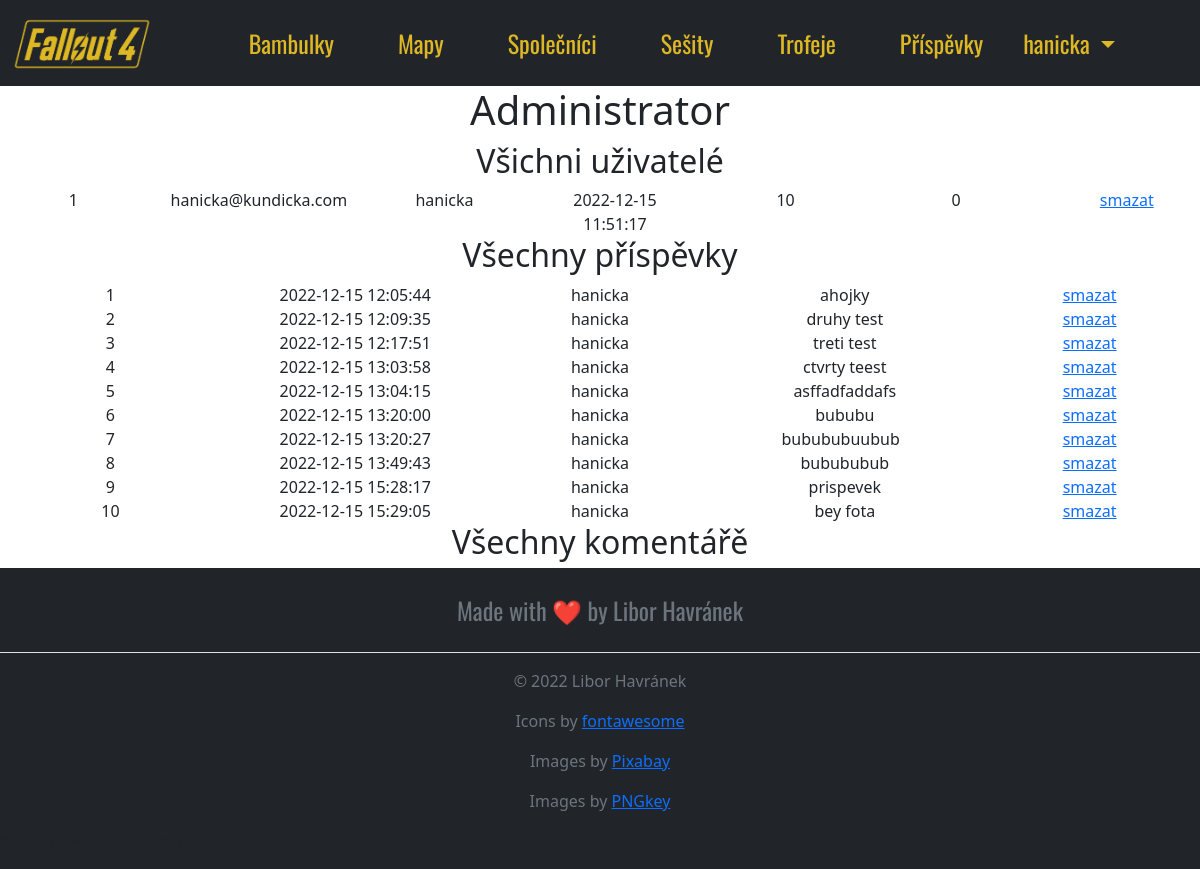
Page /admin (signed in) on the earlier database version.
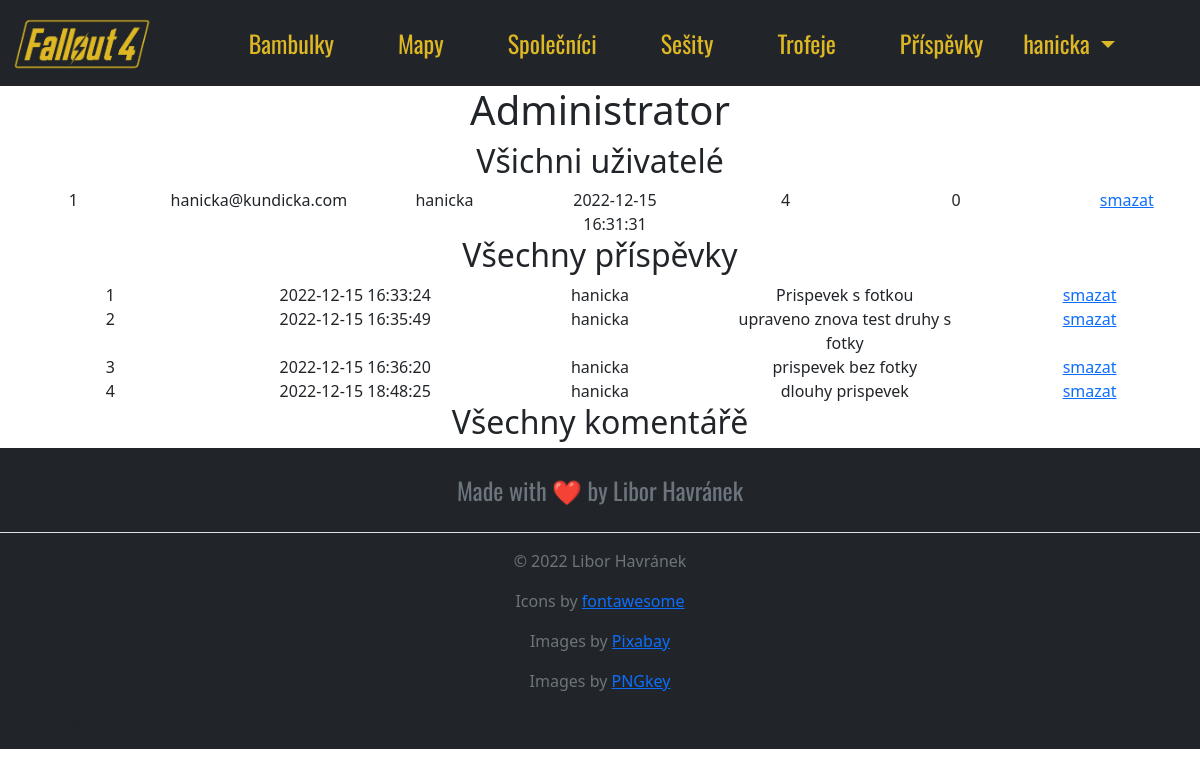
Same page on the later database version.
### website/models.py (models this page shows)
class User(db.Model, UserMixin):
    id = db.Column(db.Integer, primary_key=True)
    email = db.Column(db.String(150), unique=True)
    username = db.Column(db.String(150), unique=True)
    password = db.Column(db.String(150))
    date_created = db.Column(db.DateTime(timezone=True), default=func.now())
    posts = db.relationship('Post', backref='user', cascade="all, delete")
    comments = db.relationship('Comment', backref='user', cascade="all, delete")
    likes = db.relationship('Like', backref='user', passive_deletes=True)
    dislikes = db.relationship('Dislike', backref='user', passive_deletes=True)

class Post(db.Model):
    id = db.Column(db.Integer, primary_key=True)
    text = db.Column(db.Text, nullable=False)
    title = db.Column(db.String(150), nullable=False)
    post_pic = db.Column(db.String(150), nullable=True)
    date_created = db.Column(db.DateTime(timezone=True), default=func.now())
    author = db.Column(db.Integer, db.ForeignKey('user.id', ondelete="CASCADE"), nullable=False)
    comments = db.relationship('Comment', backref='post', passive_deletes=True)
    likes = db.relationship('Like', backref='post', passive_deletes=True)
    dislikes = db.relationship('Dislike', backref='post', passive_deletes=True)

### website/views.py (the view)
@views.route('/admin')
@login_required
def admin():
    users = User.query.order_by(User.date_created)
    posts = Post.query.order_by(Post.date_created)
    comments= Comment.query.order_by(Comment.date_created)
    return render_template('admin.html', user=current_user, users=users, posts=posts, comments=comments)

### website/__init__.py (called while the page is built)
def create_app():
    app = Flask(__name__)
    app.config['SECRET_KEY']= 'key'
    app.config['SQLALCHEMY_DATABASE_URI'] = f'sqlite:///{DB_NAME}'
    db.init_app(app)
    UPLOAD_FOLDER = 'website/static/images/uploads'
    app.config['UPLOAD_FOLDER'] = UPLOAD_FOLDER
    from .views import views
    from .auth import auth
    app.register_blueprint(views, url_prefix=('/'))
    app.register_blueprint(auth, url_prefix=('/'))
    from .models import User, Post, Comment, Like, Dislike
    create_database(app)
    login_manager = LoginManager()
    login_manager.login_view = 'auth.login'
    login_manager.init_app(app)
    ckeditor = CKEditor(app)
    @login_manager.user_loader
    def load_user(id):
        return User.query.get(int(id))
    return app

### website/templates/admin.html (shortened to what this page needs)
{% extends 'base.html' %}
{% block content %}
<center>
<h1>Administrator</h1>
<h2>Všichni uživatelé</h2>
{% for user in users%}
<div class="row">
    <div class="col">{{user.id}}</div>
    <div class="col">{{user.email}}</div>
    <div class="col">{{user.username}}</div>
    <div class="col">{{user.date_created}}</div>
    <div class="col">{{user.posts|length}}</div>
    <div class="col">{{user.comments|length}}</div>
    <div class="col"><a href="/delete_user/{{user.id}}">smazat</a></div>
</div>
{% endfor %}
<h2>Všechny příspěvky</h2>
{% for post in posts%}
<div class="row">
    <div class="col">{{post.id}}</div>
    <div class="col">{{post.date_created}}</div>
    <div class="col">{{post.user.username}}</div>
    <div class="col">{{post.title}}</div>
    <div class="col"><a href="/delete_post/{{post.id}}">smazat</a></div>
</div>
{% endfor %}
<h2>Všechny komentářě </h2>
</center>
{% endblock %}

### website/templates/base.html (shortened to what this page needs)
<!doctype html>
<html lang="en">
  <head>
    <link href="https://cdn.jsdelivr.net/npm/bootstrap@5.2.3/dist/css/bootstrap.min.css" rel="stylesheet">
    <link rel="stylesheet" href="{{url_for('static', filename='css/style.css')}}">
    <link rel="stylesheet" href="{{url_for('static', filename='css/bobblehead.css')}}">
    <link rel="stylesheet" href="{{url_for('static', filename='css/profile.css')}}">
    <link rel="stylesheet" href="{{url_for('static', filename='css/trophy.css')}}">
    <link rel="stylesheet" href="{{url_for('static', filename='css/bobbleheadsmap.css')}}">
    <link rel="stylesheet" href="{{url_for('static', filename='css/maps.css')}}">
    <link rel="stylesheet" href="{{url_for('static', filename='css/loginregistrpost.css')}}">
  </head>
  <body>
    {% include 'navbar.html' %}
    {% block content %}
    {% endblock content %}
  </body>
  <footer class="py-3 my-4 bg-dark paticka">
    <ul class="nav justify-content-center border-bottom pb-3 mb-3">
      <li class="nav-item"><a href="#" class="nav-link px-2 text-muted">Made with ❤️ by Libor Havránek</a></li>
    </ul>
    <p class="text-center text-muted">© 2022 Libor Havránek</p>
    <p class="text-center text-muted">Icons by <a href="https://fontawesome.com/">fontawesome</a></p>
    <p class="text-center text-muted">Images by <a href="https://pixabay.com/">Pixabay</a></p>
    <p class="text-center text-muted">Images by <a href="https://www.pngkey.com/">PNGkey</a></p>
  </footer>
</html>

### website/templates/navbar.html (shortened to what this page needs)
<nav class="navbar navbar-expand-lg bg-dark">
    <div class="container-fluid">
      <a href="/home"> <img class="fallout-logo" src="{{url_for('static', filename='images/logo.png')}}" alt="Bootstrap"></a>
      <div class="collapse navbar-collapse  justify-content-center" id="navbarNav">
        <ul class="navbar-nav">
          <li class="nav-item px-4">
            <a class="nav-link" aria-current="page" href="/bobbleheads">Bambulky</a>
          </li>
          <li class="nav-item px-4">
            <a class="nav-link" href="/maps">Mapy</a>
          </li>
          <li class="nav-item px-4">
            <a class="nav-link" href="#">Společníci</a>
          </li>
          <li class="nav-item px-4">
            <a class="nav-link" href="#">Sešity</a>
          </li>
            <li class="nav-item px-4">
              <a class="nav-link" href="/trophy">Trofeje</a>
            </li>
            <li class="nav-item px-4">
              <a class="nav-link" href="/post_board">Příspěvky</a>
            </li>
            <li class="nav-item dropdown">
                <a class="nav-link dropdown-toggle" href="#" role="button" data-bs-toggle="dropdown" aria-expanded="false">
                  {% if user.is_authenticated %}
                  {{current_user.username}}
                  {% else %}
                  Přihlášení
                  {% endif %}
                </a>
        </li>
        </ul>
      </div>
    </div>
  </nav>

### website/static/css/style.css (style rules this page uses)
.fallout-logo { width: 140px; height: 70px; }
.nav-link { color: rgb(221,183,36); font-family: 'Oswald', sans-serif; font-size: 2vw; }
.paticka { margin-top: -1px !important; margin-bottom: -1px !important; }

Differences in the rows shown:
removed Post: id "5", date_created "2022-12-15 13:04:15", user.username "hanicka", title "asffadfaddafs"
removed Post: id "6", date_created "2022-12-15 13:20:00", user.username "hanicka", title "bububu"
removed Post: id "7", date_created "2022-12-15 13:20:27", user.username "hanicka", title "bubububuubub"
removed Post: id "8", date_created "2022-12-15 13:49:43", user.username "hanicka", title "bubububub"
removed Post: id "9", date_created "2022-12-15 15:28:17", user.username "hanicka", title "prispevek"
removed Post: id "10", date_created "2022-12-15 15:29:05", user.username "hanicka", title "bey fota"
changed User "hanicka@kundicka.com": date_created "2022-12-15 11:51:17" → "2022-12-15 16:31:31"; posts|length "10" → "4"
changed Post id 1: date_created "2022-12-15 12:05:44" → "2022-12-15 16:33:24"; title "ahojky" → "Prispevek s fotkou"
changed Post id 2: date_created "2022-12-15 12:09:35" → "2022-12-15 16:35:49"; title "druhy test" → "upraveno znova test druhy s fotky"
changed Post id 3: date_created "2022-12-15 12:17:51" → "2022-12-15 16:36:20"; title "treti test" → "prispevek bez fotky"
changed Post id 4: date_created "2022-12-15 13:03:58" → "2022-12-15 18:48:25"; title "ctvrty teest" → "dlouhy prispevek"
